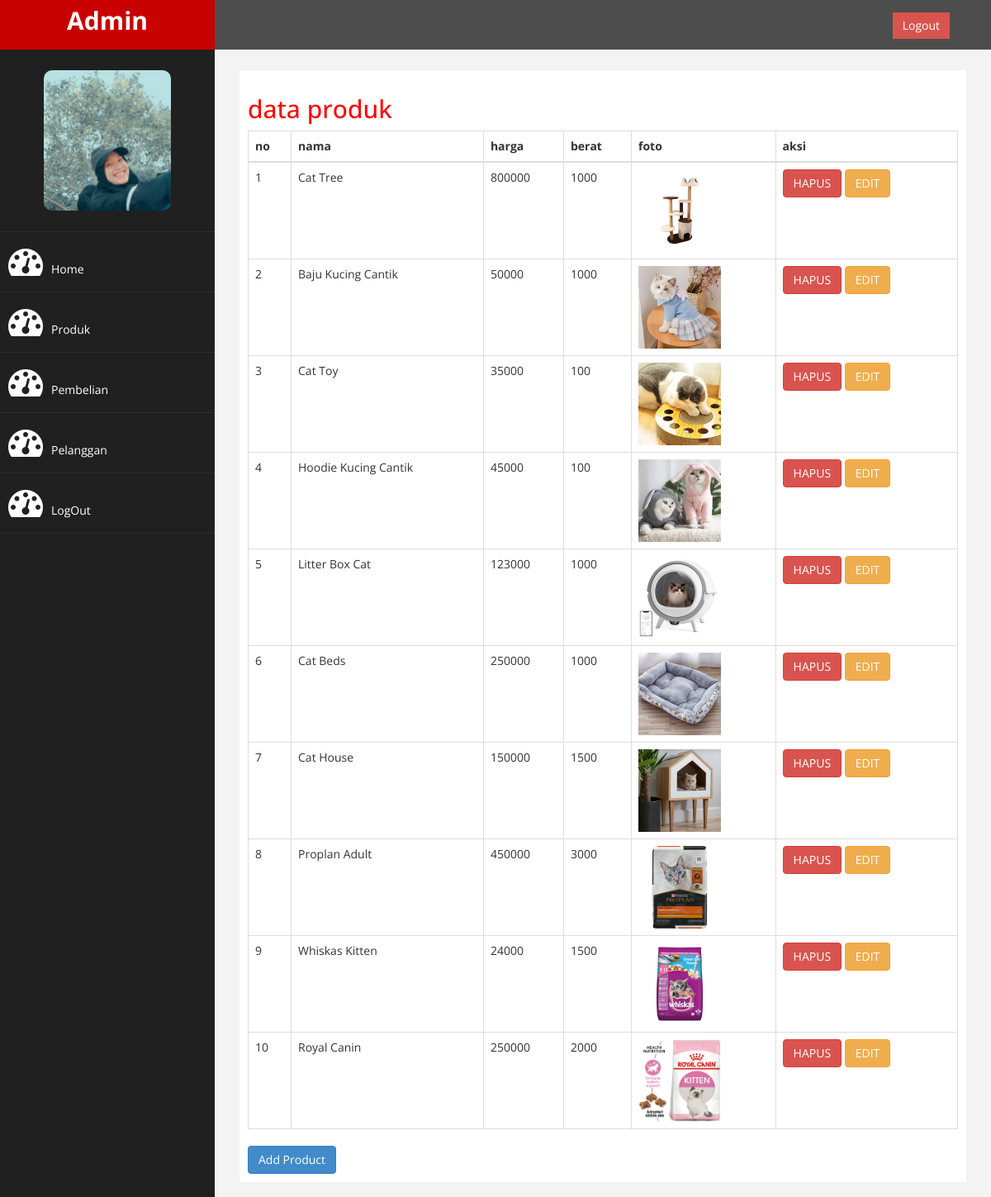
The app's page /admin/index.php?halaman=produk (signed in), older data.
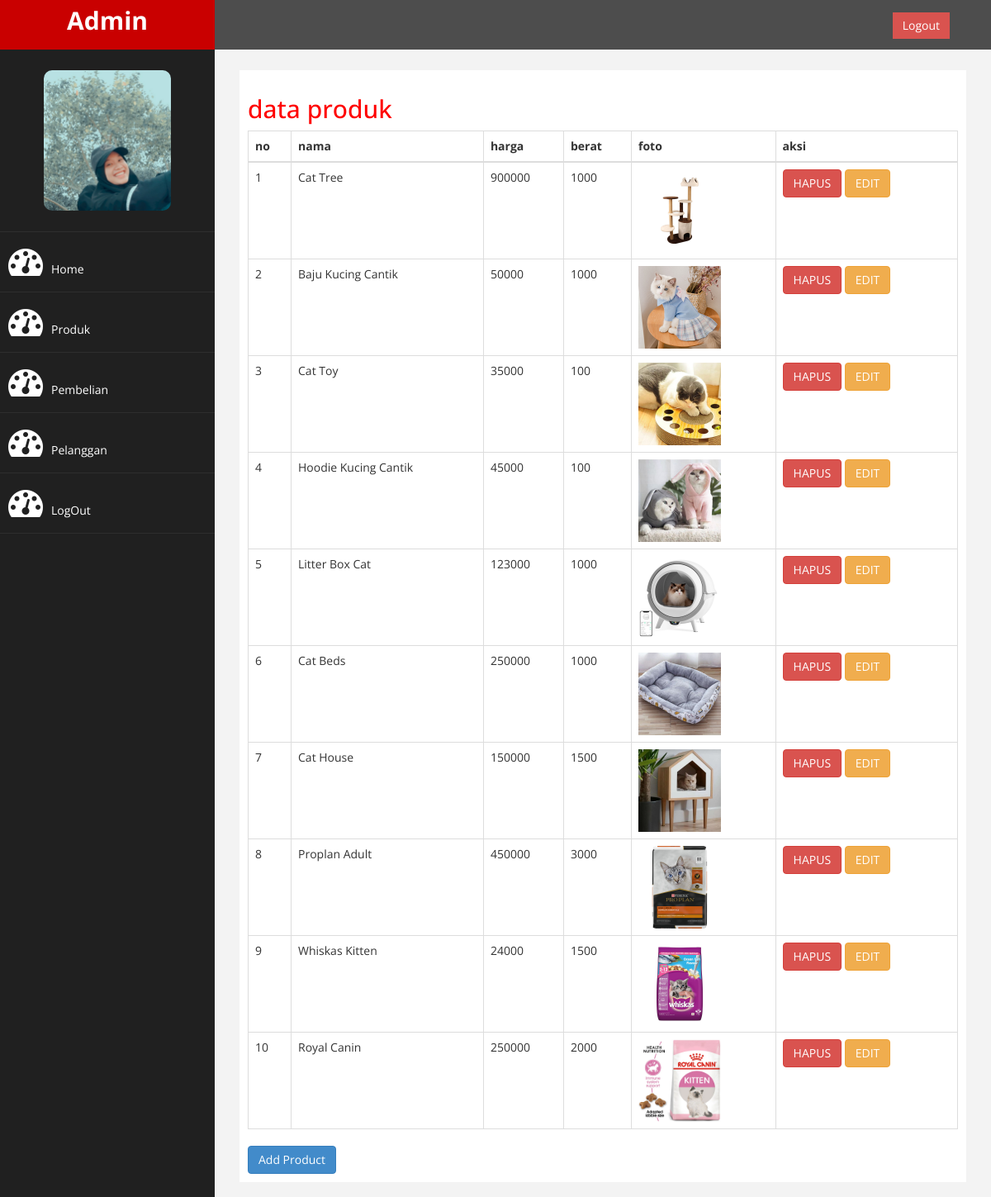
The same page, newer data.
### tables this page shows
CREATE TABLE `produk` (
  `id_produk` int(11) NOT NULL,
  `nama_produk` varchar(100) NOT NULL,
  `harga_produk` int(11) NOT NULL,
  `berat_produk` int(11) NOT NULL,
  `foto_produk` varchar(100) NOT NULL,
  `deskripsi_produk` text NOT NULL,
  `stok_produk` int(100) NOT NULL
);

### admin/produk.php (the view)
<h2>data produk</h2>
<table  class="table table-bordered">
    <thead>
        <tr>
            <th>no</th>
            <th>nama</th>
            <th>harga</th>
            <th>berat</th>
            <th>foto</th>
            <th>aksi</th>
        </tr>
    </thead>
    <tbody>
        <?php $nomor=1; ?>
        <?php $ambil=$koneksi->query("SELECT * FROM produk"); ?>
        <?php while($pecah = $ambil-> fetch_assoc()){ ?>
        <tr>
            <td><?php echo $nomor; ?></td>
            <td><?php echo $pecah['nama_produk']; ?></td>
            <td><?php echo $pecah['harga_produk']; ?></td>
            <td><?php echo $pecah['berat_produk']; ?></td>
            <td>
                <img src="fotoproduk/<?php echo $pecah['foto_produk']; ?>" width="100">
            </td>
            <td>
                <a href="index.php?halaman=hapusproduk&id=<?php echo $pecah['id_produk'];?>" class="btn btn-danger">HAPUS</a>
                <a href="index.php?halaman=ubahproduk&id=<?php echo $pecah['id_produk'];?>" class="btn btn-warning">EDIT</a>
            </td>
        </tr>
        <?php $nomor++; ?>
        <?php } ?>
    </tbody>
</table>
<a href="index.php?halaman=tambahproduk" class="btn btn-primary">Add Product</a>

Row changes from the older to the newer data that the page shows:
changed produk "Cat Tree": harga_produk "800000" → "900000"
